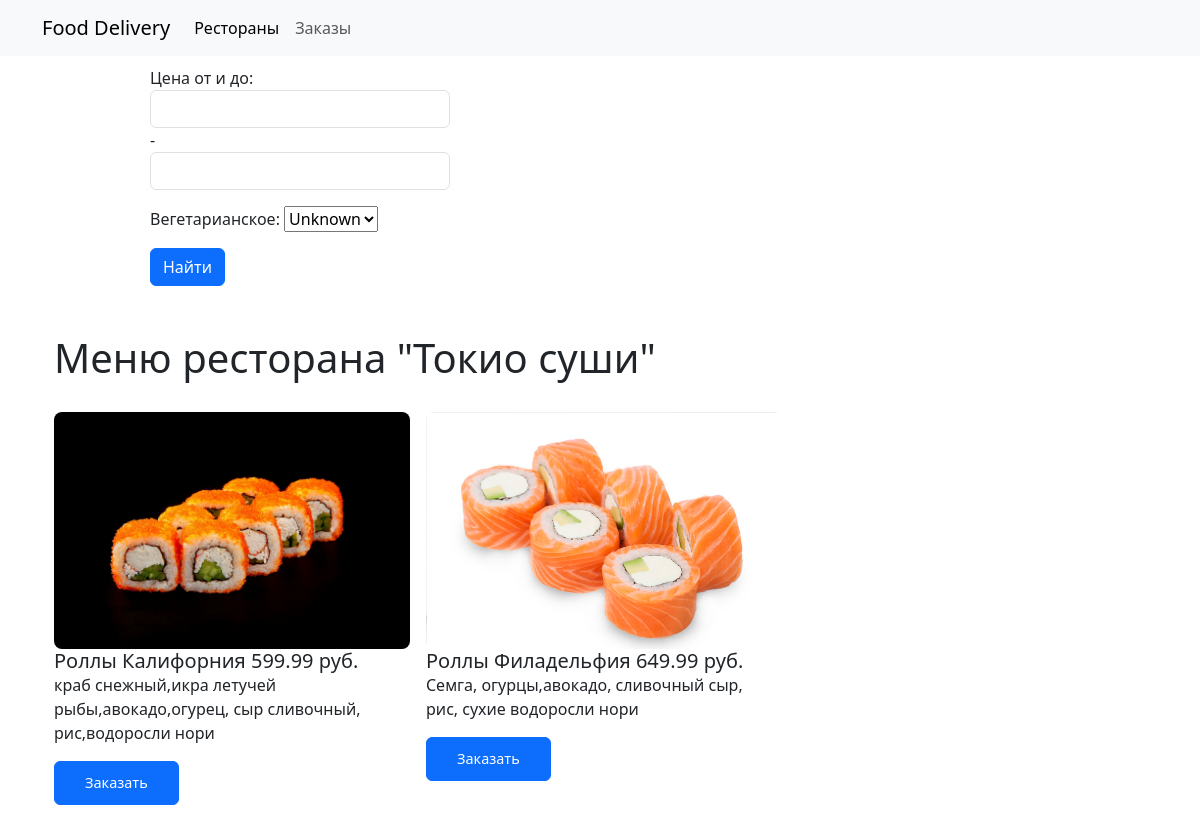
Page /delivery/rests/menu_2 on the earlier database version.
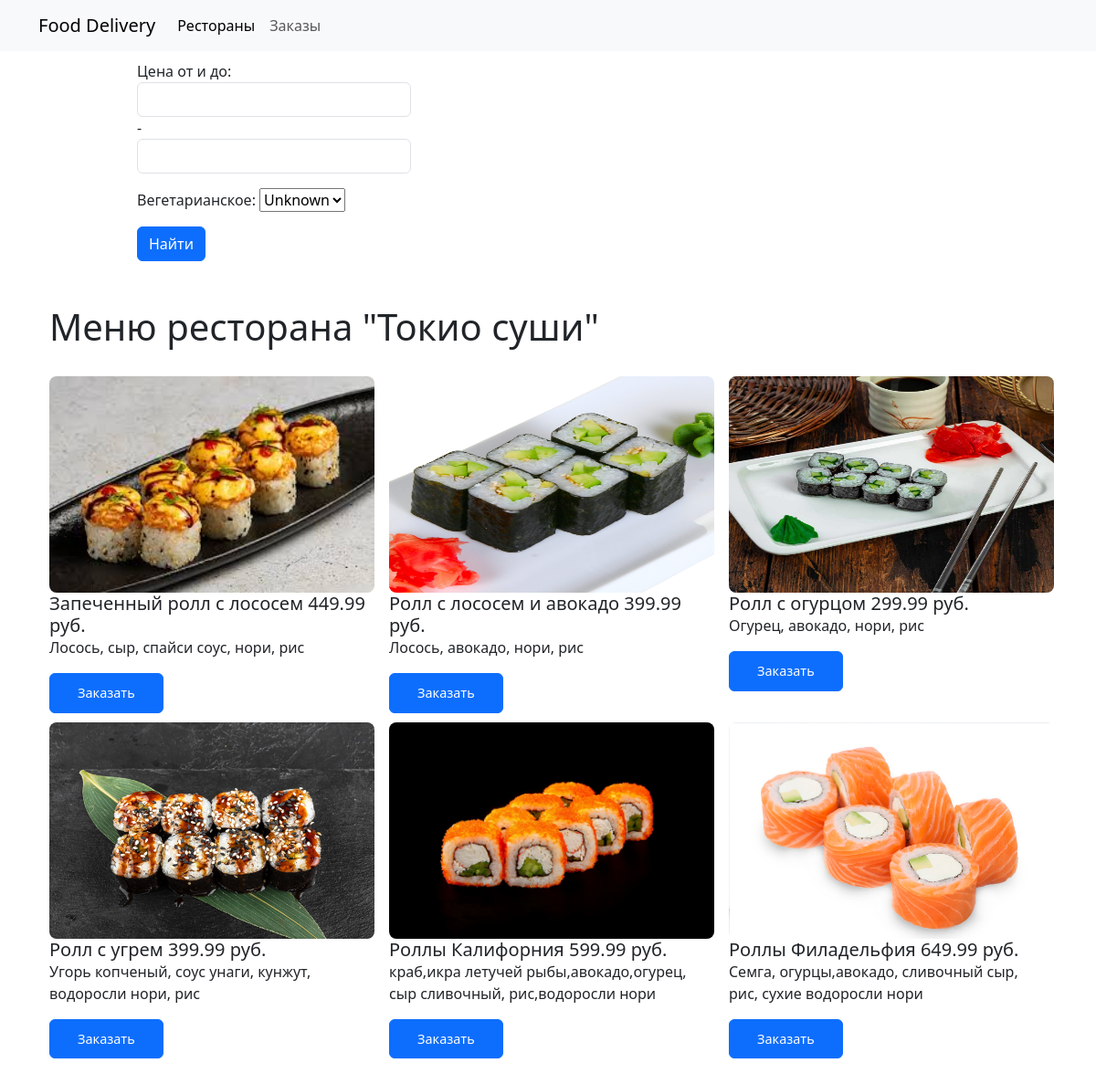
Same page on the later database version.
### food_delivery/models.py (models this page shows, shortened)
class Menu(models.Model):
    id_dish = models.AutoField(auto_created = True, primary_key = True,verbose_name = 'id блюда')
    name = models.CharField(max_length=90,verbose_name='название блюда')
    category = models.CharField(max_length=40,verbose_name='категория', choices=category_dishes)
    composition  = models.TextField(verbose_name='состав блюда')
    price = models.DecimalField(max_digits=7,decimal_places=2,verbose_name='цена блюда',null=True)
    preview = models.ImageField(null = True, blank = True,upload_to=menu_preview_directory_path,verbose_name='фото блюда')
    id_rest = models.ForeignKey(
        Restaurant,
        verbose_name='ресторан',
        related_name='menu',
        null=True,
        blank=True,
        on_delete=models.SET_NULL
    )
    class Meta:
        verbose_name = 'Меню'
        verbose_name_plural = 'Меню'
        ordering = ['name']

### food_delivery/views.py (the view)
# urls.py: path('rests/menu_<int:pk>',RestaurantMenu.as_view(), name = 'rest_menu'),
class RestaurantMenu(DetailView):
    template_name = 'food_delivery/menu_list.html'
    model = Restaurant
    context_object_name = 'rest'
    def get_context_data(self, **kwargs):
        context_data = super(RestaurantMenu, self).get_context_data()
        rest_pk = self.kwargs.get('pk', None)
        f = MenuFilter(self.request.GET, queryset=food_delivery.models.Menu.objects.filter(id_rest=rest_pk))
        context_data['filter'] = f
        return context_data

### food_delivery/templates/food_delivery/menu_list.html (shortened to what this page needs)
{% extends 'base.html' %}
{% block sidebar %}
<div class="col-md-3" style="margin-top: 10px; margin-left: 150px;">
    <div class="card-body">
        <form method="get">
            {{ filter.form.as_p }}
            <button class="btn btn-primary" type="submit">Найти</button>
        </form>
    </div>
</div>
{% endblock %}
{% block body %}
<div class="container nt-5 mb-5">
    <div class="container nt-5 mt-5">
        <h1 style="margin-bottom: 30px;">Меню ресторана "{{rest.name}}"</h1>
        <div class="row">
            {% for dish in filter.qs %}
                <div class="col-md-4 nt-4" style="margin-bottom: 10px">
                    <div class="card-img-container">
                        {% if dish.preview %}
                            <img src="{{dish.preview.url}}" class="rounded-3" width="356px" height="237px"/>
                        {% endif %}
                    </div>
                    <div class="card-body " >
                        <h5 class="card-title">{{dish.name}}        {{dish.price}} руб.</h5>
                        <p class="card-text">{{dish.composition}}</p>
                        <form action="{% url 'food_delivery:create_order' rest.pk %}">
                            <button class="btn btn-primary" style="padding: 10px 30px; font-size: 0.9rem;"
                            >Заказать</button>
                        </form>
                    </div>
                </div>
            {% endfor %}
        </div>
    </div>
</div>
{% endblock %}

Differences in the rows shown:
added Menu: preview (picture), name "Запеченный ролл с лососем", price "449.99", composition "Лосось, сыр, спайси соус, нори, рис"
added Menu: preview (picture), name "Ролл с лососем и авокадо", price "399.99", composition "Лосось, авокадо, нори, рис"
added Menu: preview (picture), name "Ролл с огурцом", price "299.99", composition "Огурец, авокадо, нори, рис"
added Menu: preview (picture), name "Ролл с угрем", price "399.99", composition "Угорь копченый, соус унаги, кунжут, водоросли нори, рис"
changed Menu "Роллы Калифорния": composition "краб снежный,икра летучей рыбы,авокадо,огурец, сыр сливочный, рис,водоросли нори" → "краб,икра летучей рыбы,авокадо,огурец, сыр сливочный, рис,водоросли нори"
